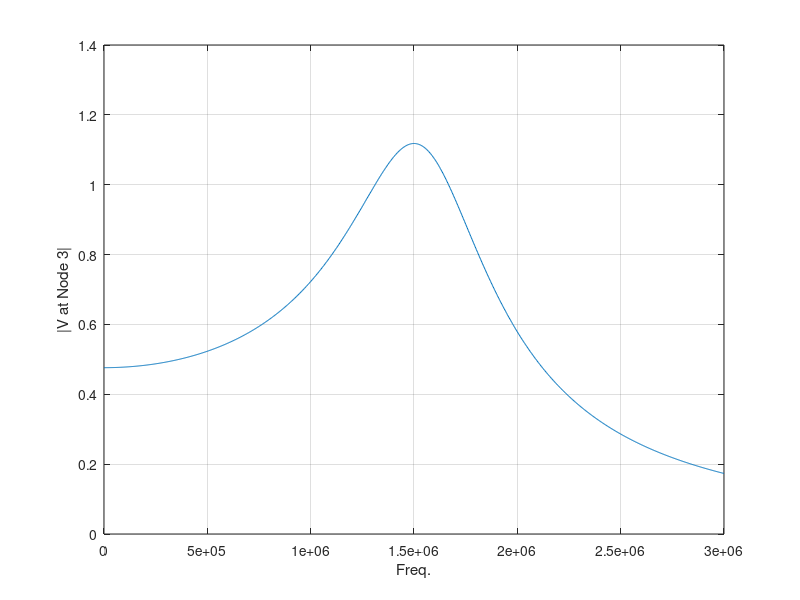

Recreate this plot in MATLAB. (Note: this script raises an error after producing the figure.)
function SimulateCircuit1()

    addpath("stamps/");
    addpath("test-circuits/");
    
    load("circuit1.mat", 'G', 'C', 'b');

    % Simulation params
    num_points = 1000;
    f_start = 0;
    f_end = 3e6;
    freqs = linspace(f_start, f_end, num_points);
    Vout = zeros(num_points, 1);
    
    % Fequency domain solution
    % s = j*2pi*f
    for i=1:num_points
        s = 1i * 2* pi * freqs(i);
        left_side = G + s*C;
        right_side = b;
        sols = left_side \ right_side;
        Vout(i) = abs(sols(3));
    end
    
    figure('Name', 'Freq. Domain (circuit1)')
    plot(freqs, Vout);
    grid on;
    xlabel('Freq.')
    ylabel('|V at Node 3|')
    
    % time-domain solution
    freq = 1*10^6;
    T = 1/freq;
    t = linspace(0, 3*T, num_points);
    
    w = 2*pi*freq;
    s = 1i*w;
    
    A = G + s*C;
    
    x = A\b;
    
    Vout_amp = abs(x(3));
    Vout_phase = phase(x(3));
    
    Vout = Vout_amp*sin(2*pi*freq*t - Vout_phase);
    
    Vin = 10*sin(2*pi*freq*t);
    
    figure('Name', 'Time Domain (circuit1)')
    plot(t, Vout)
    hold on
    plot(t, Vin)
    hold off
    grid on;
    xlabel('Time (s)')
    ylabel('Signals')
end

